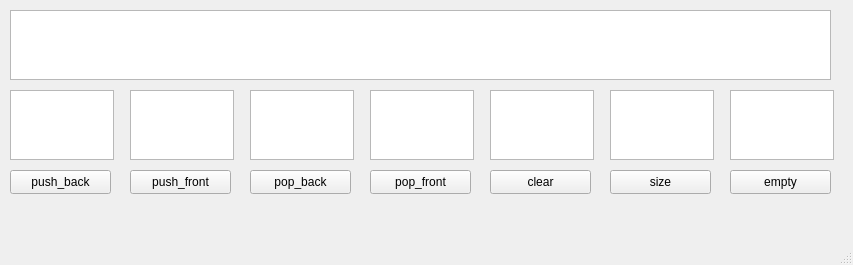
<?xml version="1.0" encoding="UTF-8"?>
<ui version="4.0">
 <class>MainWindow</class>
 <widget class="QMainWindow" name="MainWindow">
  <property name="geometry">
   <rect>
    <x>0</x>
    <y>0</y>
    <width>853</width>
    <height>265</height>
   </rect>
  </property>
  <property name="windowTitle">
   <string>MainWindow</string>
  </property>
  <widget class="QWidget" name="centralwidget">
   <widget class="QTextEdit" name="textEdit">
    <property name="geometry">
     <rect>
      <x>10</x>
      <y>10</y>
      <width>821</width>
      <height>70</height>
     </rect>
    </property>
   </widget>
   <widget class="QPushButton" name="pushButton">
    <property name="geometry">
     <rect>
      <x>10</x>
      <y>170</y>
      <width>101</width>
      <height>24</height>
     </rect>
    </property>
    <property name="text">
     <string>push_back</string>
    </property>
   </widget>
   <widget class="QTextEdit" name="textEdit_2">
    <property name="geometry">
     <rect>
      <x>10</x>
      <y>90</y>
      <width>104</width>
      <height>70</height>
     </rect>
    </property>
   </widget>
   <widget class="QTextEdit" name="textEdit_3">
    <property name="geometry">
     <rect>
      <x>130</x>
      <y>90</y>
      <width>104</width>
      <height>70</height>
     </rect>
    </property>
   </widget>
   <widget class="QPushButton" name="pushButton_2">
    <property name="geometry">
     <rect>
      <x>130</x>
      <y>170</y>
      <width>101</width>
      <height>24</height>
     </rect>
    </property>
    <property name="text">
     <string>push_front</string>
    </property>
   </widget>
   <widget class="QTextEdit" name="textEdit_4">
    <property name="geometry">
     <rect>
      <x>250</x>
      <y>90</y>
      <width>104</width>
      <height>70</height>
     </rect>
    </property>
   </widget>
   <widget class="QPushButton" name="pushButton_3">
    <property name="geometry">
     <rect>
      <x>250</x>
      <y>170</y>
      <width>101</width>
      <height>24</height>
     </rect>
    </property>
    <property name="text">
     <string>pop_back</string>
    </property>
   </widget>
   <widget class="QTextEdit" name="textEdit_5">
    <property name="geometry">
     <rect>
      <x>370</x>
      <y>90</y>
      <width>104</width>
      <height>70</height>
     </rect>
    </property>
   </widget>
   <widget class="QPushButton" name="pushButton_4">
    <property name="geometry">
     <rect>
      <x>370</x>
      <y>170</y>
      <width>101</width>
      <height>24</height>
     </rect>
    </property>
    <property name="text">
     <string>pop_front</string>
    </property>
   </widget>
   <widget class="QTextEdit" name="textEdit_6">
    <property name="geometry">
     <rect>
      <x>490</x>
      <y>90</y>
      <width>104</width>
      <height>70</height>
     </rect>
    </property>
   </widget>
   <widget class="QPushButton" name="pushButton_5">
    <property name="geometry">
     <rect>
      <x>490</x>
      <y>170</y>
      <width>101</width>
      <height>24</height>
     </rect>
    </property>
    <property name="text">
     <string>clear</string>
    </property>
   </widget>
   <widget class="QTextEdit" name="textEdit_7">
    <property name="geometry">
     <rect>
      <x>610</x>
      <y>90</y>
      <width>104</width>
      <height>70</height>
     </rect>
    </property>
   </widget>
   <widget class="QPushButton" name="pushButton_6">
    <property name="geometry">
     <rect>
      <x>610</x>
      <y>170</y>
      <width>101</width>
      <height>24</height>
     </rect>
    </property>
    <property name="text">
     <string>size</string>
    </property>
   </widget>
   <widget class="QPushButton" name="pushButton_7">
    <property name="geometry">
     <rect>
      <x>730</x>
      <y>170</y>
      <width>101</width>
      <height>24</height>
     </rect>
    </property>
    <property name="text">
     <string>empty</string>
    </property>
   </widget>
   <widget class="QTextEdit" name="textEdit_8">
    <property name="geometry">
     <rect>
      <x>730</x>
      <y>90</y>
      <width>104</width>
      <height>70</height>
     </rect>
    </property>
   </widget>
  </widget>
  <widget class="QMenuBar" name="menubar">
   <property name="geometry">
    <rect>
     <x>0</x>
     <y>0</y>
     <width>853</width>
     <height>21</height>
    </rect>
   </property>
  </widget>
  <widget class="QStatusBar" name="statusbar"/>
 </widget>
 <resources/>
 <connections/>
</ui>
